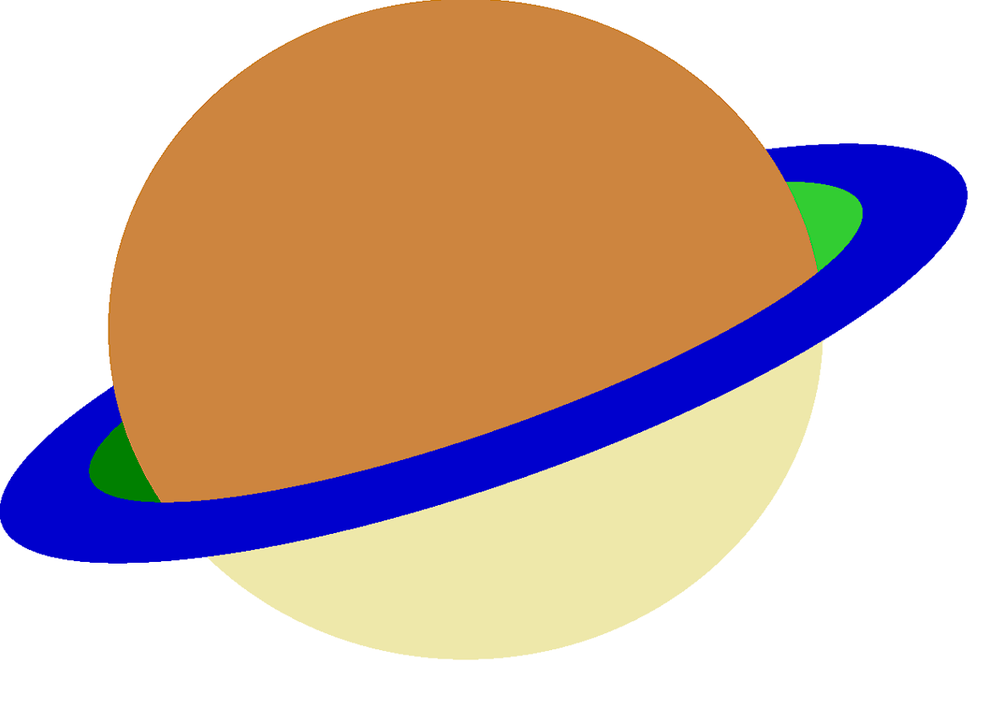
#> input picture input/symmetry.png, 990 x 713 px, shrunk from 1167 x 840 before the run
$ python linesOfSymmetry.py
#> lines starting #> are read from the running program, lines starting #| are printed output that depends on the picture
import cv2
import matplotlib.pyplot as plt
import seaborn as sns
import numpy as np
import glob

sift = cv2.SIFT_create()
bf = cv2.BFMatcher()

def lineOfSymmetryDetection(pictureName: str, title: str, showDetail=False):
    mirror = detectingMirrorSymmetry(pictureName)
    matchpoints = mirror.findMatchpoints()
    pointsR, pointsTheta = mirror.findPointsRTheta(matchpoints)
    if showDetail:
        mirror.drawMatches(matchpoints, top=10)
        mirror.drawHex(pointsR, pointsTheta)
    imageHexbin = plt.hexbin(pointsR, pointsTheta, bins=200, cmap=plt.cm.Spectral_r)
    sortedVote = mirror.sortHexbinByVotes(imageHexbin)
    r, theta = mirror.findCoordinateMaxhexbin(imageHexbin, sortedVote, vertical=False)
    mirror.drawMirrorLine(r, theta, title)

def casesBeingTested(filesPath):
    files = sorted([f for f in glob.glob(filesPath)])
    for file in files:
        lineOfSymmetryDetection(file, "We found the line of symmetry")

class detectingMirrorSymmetry:
    def __init__(self, imagePath: str):
        self.image = self._readColorImage(imagePath)
        self.reflectedImage = np.fliplr(self.image)
        self.kp1, self.des1 = sift.detectAndCompute(self.image, None)
        self.kp2, self.des2 = sift.detectAndCompute(self.reflectedImage, None)

    def _readColorImage(self, imagePath):
#> called with imagePath = 'input/symmetry.png'
        image = cv2.imread(imagePath)
#> image is the input picture: shape (713, 990, 3); mean B, G, R 169.2, 181.5, 206.4
        if image is None:
            raise ValueError(f"Error: Unable to load image at {imagePath}")
        if len(image.shape) == 3:
            b, g, r = cv2.split(image)
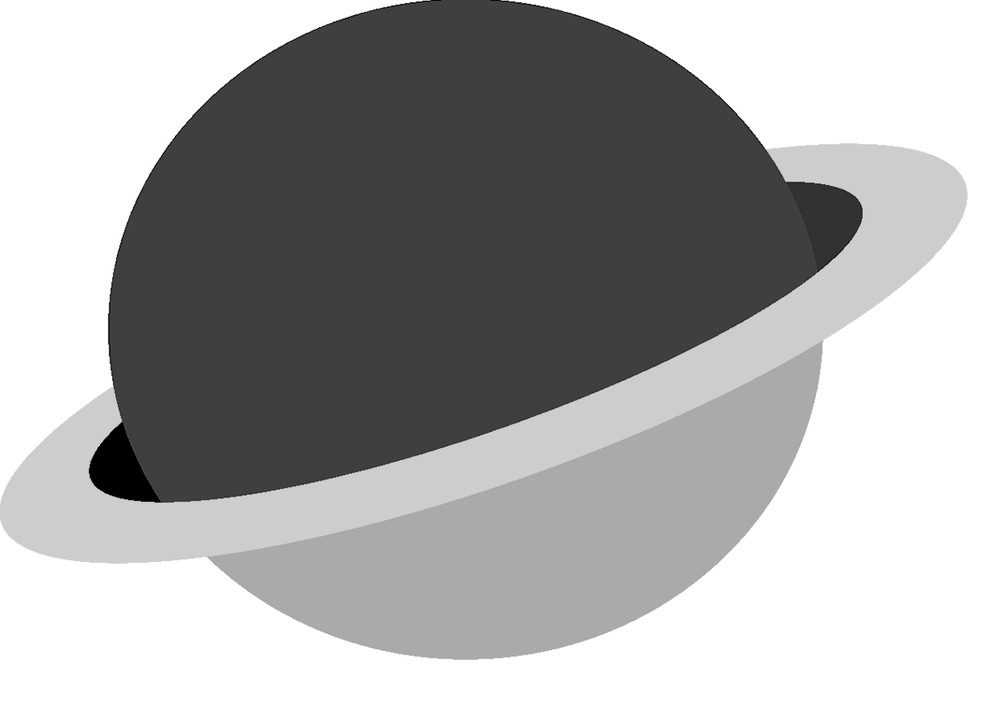
#> b: shape (713, 990); min 0, max 255, mean 169.2
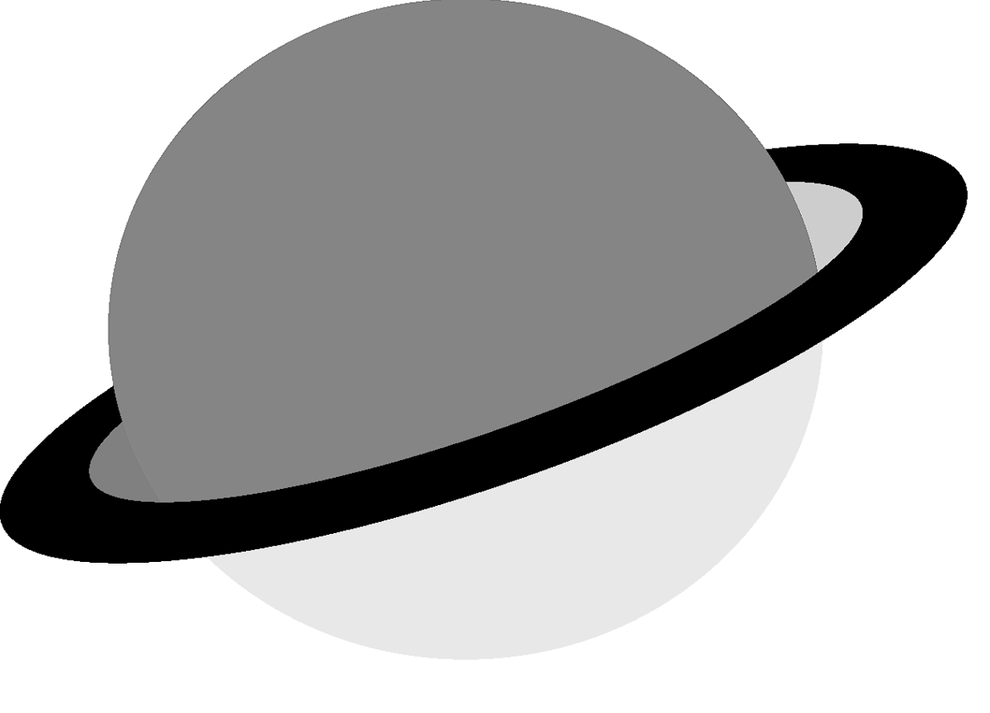
#> g: shape (713, 990); min 0, max 255, mean 181.5
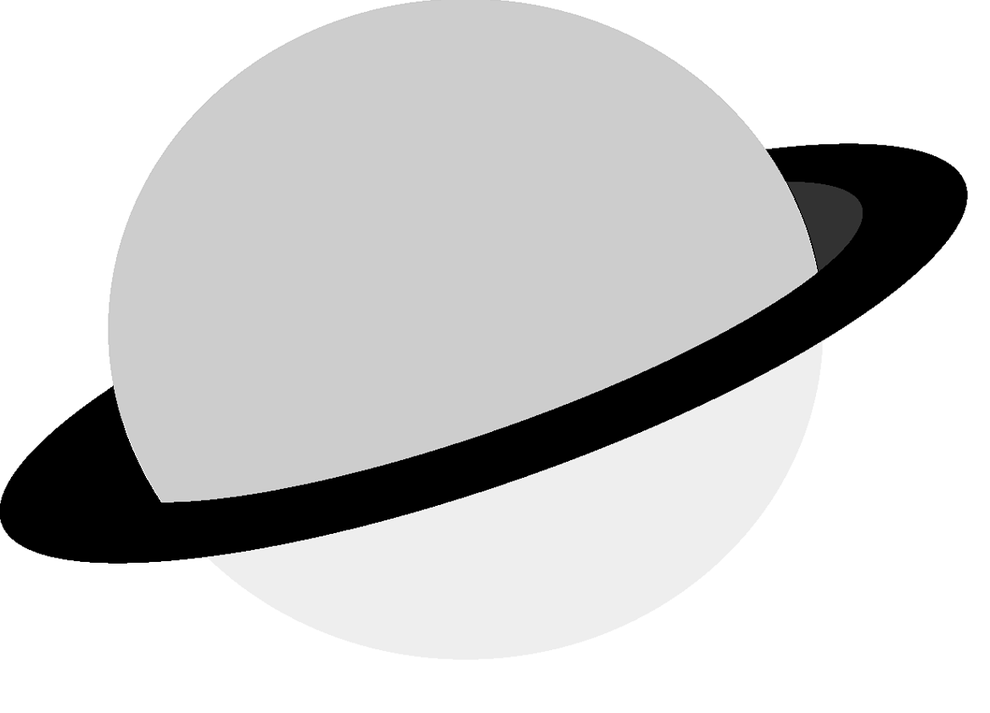
#> r: shape (713, 990); min 0, max 255, mean 206.4
            image = cv2.merge([r, g, b])
#> in __init__, `self.reflectedImage = np.fliplr(self.image)`:
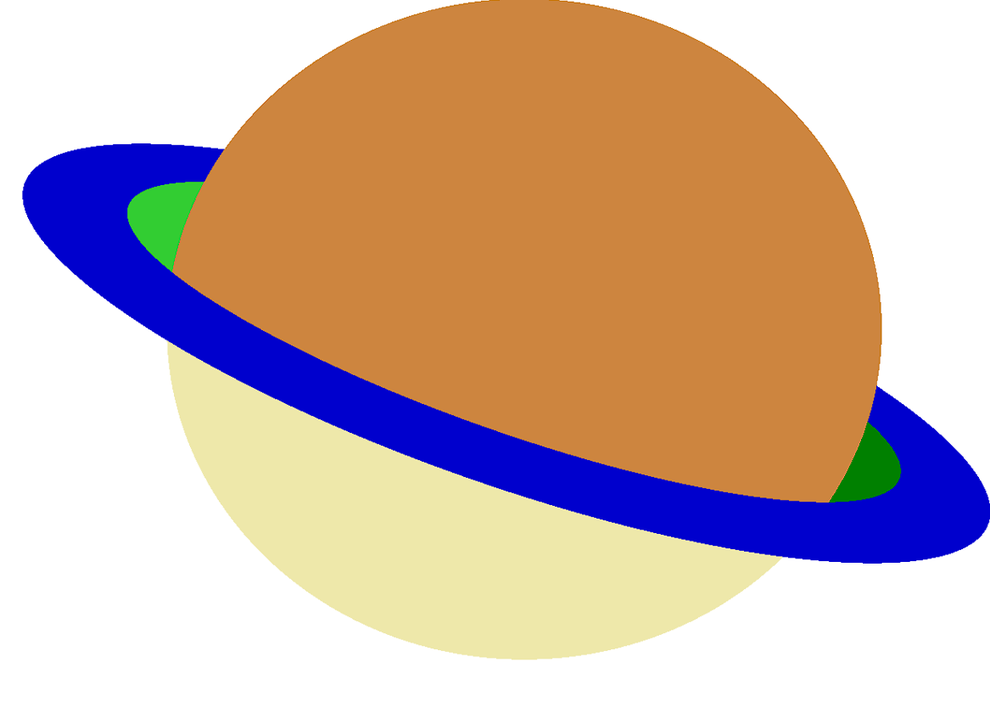
#> self.reflectedImage: shape (713, 990, 3); mean R, G, B 206.4, 181.5, 169.2
#> in __init__, `self.kp1, self.des1 = sift.detectAndCompute(self.image, None)`: self.kp1 = 226 keypoints; strongest (x, y, size): (90, 497, 99.1), (90, 431, 41.4), (110, 391, 5.4), (98, 380, 20.5)
#> in __init__, `self.kp2, self.des2 = sift.detectAndCompute(self.reflectedImage, None)`: self.kp2 = 226 keypoints; strongest (x, y, size): (88, 206, 81.8), (895, 424, 35.6), (879, 391, 5.5), (221, 150, 2.4)
        elif len(image.shape) == 2:
            image = cv2.cvtColor(image, cv2.COLOR_GRAY2RGB)
        else:
            raise ValueError("Unexpected image format.")
        return image

    def findMatchpoints(self):
        matches = bf.knnMatch(self.des1, self.des2, k=2)
#> matches = 226 matches
        matchpoints = [item[0] for item in matches]
#> matchpoints = 226 matches
        matchpoints = sorted(matchpoints, key=lambda x: x.distance)
        return matchpoints

    def findPointsRTheta(self, matchpoints:list):
        pointsR = []
        pointsTheta = []
        for match in matchpoints:
            point = self.kp1[match.queryIdx]
            mirpoint = self.kp2[match.trainIdx]
            mirpoint.angle = np.deg2rad(mirpoint.angle)
            mirpoint.angle = np.pi - mirpoint.angle
            if mirpoint.angle < 0.0:
                mirpoint.angle += 2*np.pi
            mirpoint.pt = (self.reflectedImage.shape[1]-mirpoint.pt[0], mirpoint.pt[1])
            theta = xAxis(point.pt, mirpoint.pt)
            xc, yc = midpoint(point.pt, mirpoint.pt)
            r = xc*np.cos(theta) + yc*np.sin(theta)
            pointsR.append(r)
            pointsTheta.append(theta)
#> this loop made 226 passes
#> after the loop, pointsR = 226 values, max 964.6 at index 126, min -895.6 at index 15, mean 29; pointsTheta = 226 values, max 3.14 at index 42, min 0 at index 4, mean 1.79
#> in lineOfSymmetryDetection, `sortedVote = mirror.sortHexbinByVotes(imageHexbin)`: sortedVote = 167 items
        return pointsR, pointsTheta

    def drawMatches(self, matchpoints, top=10):
        img = cv2.drawMatches(self.image, self.kp1, self.reflectedImage, self.kp2,
                               matchpoints[:top], None, flags=2)
        plt.imshow(img)
        plt.title("Top {} pairs of symmetry points".format(top))

    def drawHex(self, pointsR: list, pointsTheta: list):
        imageHexbin = plt.hexbin(pointsR, pointsTheta, bins=200, cmap=plt.cm.Spectral_r)
        plt.colorbar()

    def findCoordinateMaxhexbin(self, imageHexbin, sortedVote, vertical):
#> called with vertical = False
        for k, v in sortedVote.items():
            if vertical:
                return k[0], k[1]
            else:
                if k[1] == 0 or k[1] == np.pi:
                    continue
                else:
                    return k[0], k[1]
#> this loop made 1 pass
#> (k, v) on pass 1: ((-337.5, 2.81), 199)
#> in lineOfSymmetryDetection, `r, theta = mirror.findCoordinateMaxhexbin(imageHexbin, sortedVote, ver..`: r = -337.5; theta = 2.81

    def sortHexbinByVotes(self, imageHexbin):
        counts = imageHexbin.get_array()
        ncnts = np.count_nonzero(np.power(10, counts))
        verts = imageHexbin.get_offsets()
        output = {}
        for offc in range(verts.shape[0]):
            binx, biny = verts[offc][0], verts[offc][1]
            if counts[offc]:
                output[(binx, biny)] = counts[offc]
        return {k: v for k, v in sorted(output.items(), key=lambda item: item[1], reverse=True)}

    def drawMirrorLine(self, r, theta, title: str):
#> called with r = -337.5, theta = 2.81, title = 'We found the line of symmetry'
        for y in range(len(self.image)):
            try:
                x = int((r - y * np.sin(theta)) / np.cos(theta))
                self.image[y][x] = 255
                self.image[y][x + 1] = 255
            except IndexError:
                continue
#> this loop made 713 passes
#> x on passes 1 to 3: 356, 357, 357
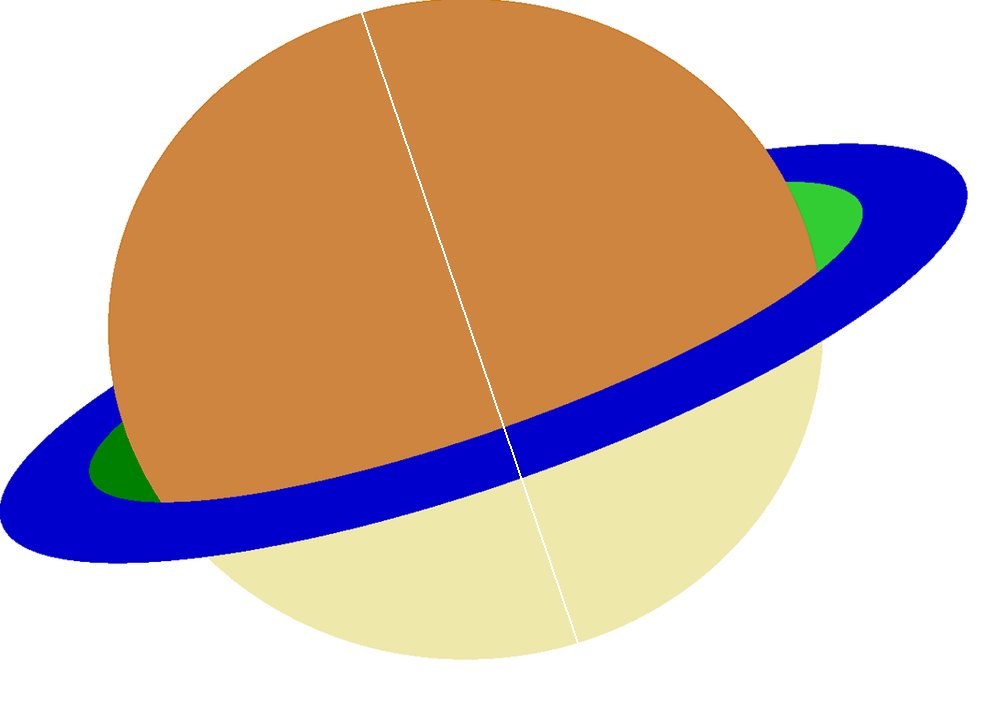
#> self.image: shape (713, 990, 3); mean R, G, B 206.5, 181.7, 169.5
        plt.imshow(self.image)
        plt.axis('off')
        plt.title(title)
        plt.show()  # This will use matplotlib to show the image
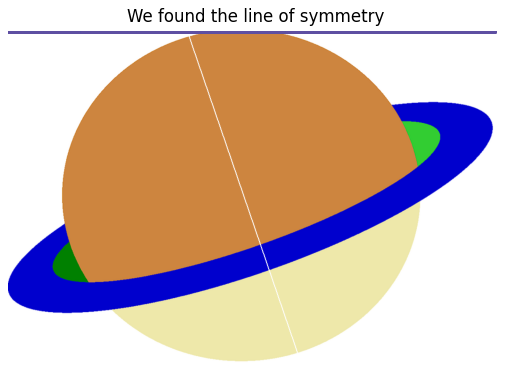
#> figure drawn by matplotlib, 1 panel

        # Convert the image from RGB to BGR for OpenCV
        image_bgr = cv2.cvtColor(self.image, cv2.COLOR_RGB2BGR)
        cv2.imshow("Symmetry Detection", image_bgr)  # Show the image in a popup window
        cv2.waitKey(0)  # Wait until a key is pressed
        cv2.destroyAllWindows()  # Close the window


def xAxis(pi, pj):
    x, y = pi[0] - pj[0], pi[1] - pj[1]
    if x == 0:
        return np.pi / 2
    angle = np.arctan(y / x)
    if angle < 0:
        angle += np.pi
    return angle

def midpoint(pi, pj):
    return (pi[0] + pj[0]) / 2, (pi[1] + pj[1]) / 2

lineOfSymmetryDetection("input/symmetry.png", 'We found the line of symmetry', showDetail=False)
